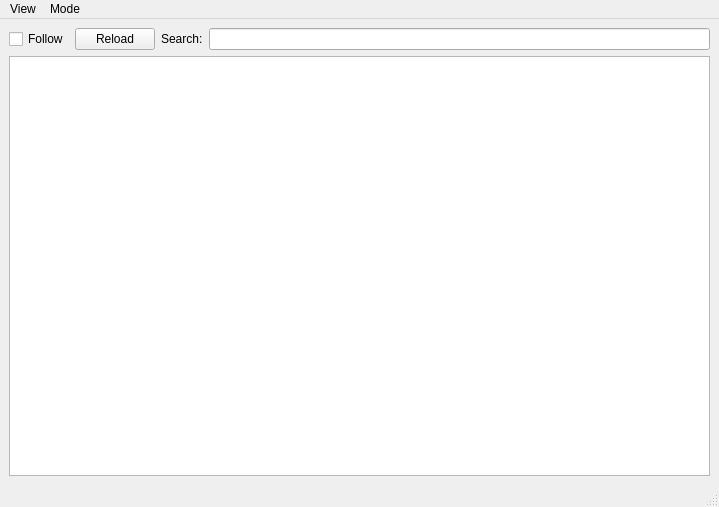
<?xml version="1.0" encoding="UTF-8"?>
<ui version="4.0">
 <class>QtTail</class>
 <widget class="QMainWindow" name="QtTail">
  <property name="geometry">
   <rect>
    <x>0</x>
    <y>0</y>
    <width>719</width>
    <height>507</height>
   </rect>
  </property>
  <property name="windowTitle">
   <string>qtail</string>
  </property>
  <widget class="QWidget" name="centralwidget">
   <layout class="QVBoxLayout" name="verticalLayout">
    <item>
     <layout class="QHBoxLayout" name="horizontalLayout" stretch="0,0,0,0">
      <property name="sizeConstraint">
       <enum>QLayout::SetDefaultConstraint</enum>
      </property>
      <item>
       <widget class="QCheckBox" name="followCheck">
        <property name="text">
         <string>Follow</string>
        </property>
       </widget>
      </item>
      <item>
       <widget class="QPushButton" name="reloadButton">
        <property name="text">
         <string>Reload</string>
        </property>
       </widget>
      </item>
      <item>
       <widget class="QLabel" name="label">
        <property name="text">
         <string>Search:</string>
        </property>
        <property name="buddy">
         <cstring>searchTerm</cstring>
        </property>
       </widget>
      </item>
      <item>
       <widget class="QLineEdit" name="searchTerm">
        <property name="clearButtonEnabled">
         <bool>true</bool>
        </property>
       </widget>
      </item>
     </layout>
    </item>
    <item>
     <widget class="myBrowser" name="textBrowser">
      <property name="sizePolicy">
       <sizepolicy hsizetype="Expanding" vsizetype="Expanding">
        <horstretch>1</horstretch>
        <verstretch>1</verstretch>
       </sizepolicy>
      </property>
      <property name="minimumSize">
       <size>
        <width>100</width>
        <height>100</height>
       </size>
      </property>
      <property name="maximumSize">
       <size>
        <width>16777215</width>
        <height>16777215</height>
       </size>
      </property>
      <property name="sizeAdjustPolicy">
       <enum>QAbstractScrollArea::AdjustToContents</enum>
      </property>
     </widget>
    </item>
   </layout>
  </widget>
  <widget class="QMenuBar" name="menubar">
   <property name="geometry">
    <rect>
     <x>0</x>
     <y>0</y>
     <width>719</width>
     <height>16</height>
    </rect>
   </property>
   <widget class="QMenu" name="menuView">
    <property name="title">
     <string>View</string>
    </property>
    <addaction name="actionAdjust"/>
    <addaction name="actionCount_lines"/>
    <addaction name="actionWrap_lines"/>
    <addaction name="actionFont"/>
   </widget>
   <widget class="QMenu" name="menuMode">
    <property name="title">
     <string>Mode</string>
    </property>
    <addaction name="actionWatch"/>
    <addaction name="actionAutorefresh"/>
   </widget>
   <addaction name="menuView"/>
   <addaction name="menuMode"/>
  </widget>
  <widget class="QStatusBar" name="statusbar"/>
  <action name="actionAdjust">
   <property name="text">
    <string>Adjust</string>
   </property>
   <property name="toolTip">
    <string>Adjust size</string>
   </property>
  </action>
  <action name="actionCount_lines">
   <property name="text">
    <string>Count lines</string>
   </property>
  </action>
  <action name="actionWrap_lines">
   <property name="checkable">
    <bool>true</bool>
   </property>
   <property name="checked">
    <bool>true</bool>
   </property>
   <property name="text">
    <string>Wrap lines</string>
   </property>
  </action>
  <action name="actionFont">
   <property name="text">
    <string>Font</string>
   </property>
  </action>
  <action name="actionWatch">
   <property name="checkable">
    <bool>true</bool>
   </property>
   <property name="text">
    <string>Watch</string>
   </property>
  </action>
  <action name="actionAutorefresh">
   <property name="checkable">
    <bool>true</bool>
   </property>
   <property name="text">
    <string>Autorefresh</string>
   </property>
  </action>
 </widget>
 <customwidgets>
  <customwidget>
   <class>myBrowser</class>
   <extends>QTextBrowser</extends>
   <header>qtailbrowser</header>
   <slots>
    <slot>jumpToEndMaybe(bool)</slot>
    <slot>pickFont()</slot>
   </slots>
  </customwidget>
 </customwidgets>
 <resources/>
 <connections>
  <connection>
   <sender>searchTerm</sender>
   <signal>textChanged(QString)</signal>
   <receiver>QtTail</receiver>
   <slot>simpleFindNew(QString)</slot>
   <hints>
    <hint type="sourcelabel">
     <x>330</x>
     <y>36</y>
    </hint>
    <hint type="destinationlabel">
     <x>299</x>
     <y>19</y>
    </hint>
   </hints>
  </connection>
  <connection>
   <sender>reloadButton</sender>
   <signal>clicked()</signal>
   <receiver>QtTail</receiver>
   <slot>reload()</slot>
   <hints>
    <hint type="sourcelabel">
     <x>99</x>
     <y>33</y>
    </hint>
    <hint type="destinationlabel">
     <x>139</x>
     <y>17</y>
    </hint>
   </hints>
  </connection>
  <connection>
   <sender>searchTerm</sender>
   <signal>returnPressed()</signal>
   <receiver>QtTail</receiver>
   <slot>simpleFind2()</slot>
   <hints>
    <hint type="sourcelabel">
     <x>399</x>
     <y>33</y>
    </hint>
    <hint type="destinationlabel">
     <x>426</x>
     <y>21</y>
    </hint>
   </hints>
  </connection>
  <connection>
   <sender>actionAdjust</sender>
   <signal>triggered()</signal>
   <receiver>QtTail</receiver>
   <slot>actionAdjust()</slot>
   <hints>
    <hint type="sourcelabel">
     <x>-1</x>
     <y>-1</y>
    </hint>
    <hint type="destinationlabel">
     <x>359</x>
     <y>253</y>
    </hint>
   </hints>
  </connection>
  <connection>
   <sender>actionCount_lines</sender>
   <signal>triggered()</signal>
   <receiver>QtTail</receiver>
   <slot>showsize()</slot>
   <hints>
    <hint type="sourcelabel">
     <x>-1</x>
     <y>-1</y>
    </hint>
    <hint type="destinationlabel">
     <x>359</x>
     <y>253</y>
    </hint>
   </hints>
  </connection>
  <connection>
   <sender>actionCount_lines</sender>
   <signal>triggered()</signal>
   <receiver>QtTail</receiver>
   <slot>showsize()</slot>
   <hints>
    <hint type="sourcelabel">
     <x>-1</x>
     <y>-1</y>
    </hint>
    <hint type="destinationlabel">
     <x>359</x>
     <y>253</y>
    </hint>
   </hints>
  </connection>
  <connection>
   <sender>actionWrap_lines</sender>
   <signal>triggered(bool)</signal>
   <receiver>QtTail</receiver>
   <slot>wrapChanged(bool)</slot>
   <hints>
    <hint type="sourcelabel">
     <x>-1</x>
     <y>-1</y>
    </hint>
    <hint type="destinationlabel">
     <x>359</x>
     <y>253</y>
    </hint>
   </hints>
  </connection>
  <connection>
   <sender>followCheck</sender>
   <signal>toggled(bool)</signal>
   <receiver>textBrowser</receiver>
   <slot>jumpToEndMaybe(bool)</slot>
   <hints>
    <hint type="sourcelabel">
     <x>19</x>
     <y>34</y>
    </hint>
    <hint type="destinationlabel">
     <x>26</x>
     <y>65</y>
    </hint>
   </hints>
  </connection>
  <connection>
   <sender>actionFont</sender>
   <signal>triggered()</signal>
   <receiver>textBrowser</receiver>
   <slot>pickFont()</slot>
   <hints>
    <hint type="sourcelabel">
     <x>-1</x>
     <y>-1</y>
    </hint>
    <hint type="destinationlabel">
     <x>359</x>
     <y>265</y>
    </hint>
   </hints>
  </connection>
  <connection>
   <sender>actionAutorefresh</sender>
   <signal>triggered()</signal>
   <receiver>QtTail</receiver>
   <slot>actionAutoRefresh()</slot>
   <hints>
    <hint type="sourcelabel">
     <x>-1</x>
     <y>-1</y>
    </hint>
    <hint type="destinationlabel">
     <x>359</x>
     <y>253</y>
    </hint>
   </hints>
  </connection>
  <connection>
   <sender>actionWatch</sender>
   <signal>triggered()</signal>
   <receiver>QtTail</receiver>
   <slot>setButtonMode()</slot>
   <hints>
    <hint type="sourcelabel">
     <x>-1</x>
     <y>-1</y>
    </hint>
    <hint type="destinationlabel">
     <x>359</x>
     <y>253</y>
    </hint>
   </hints>
  </connection>
 </connections>
 <slots>
  <slot>simpleFind(QString)</slot>
  <slot>readtext()</slot>
  <slot>reload()</slot>
  <slot>wrapChanged(int)</slot>
  <slot>simpleFind2()</slot>
  <slot>actionAdjust()</slot>
  <slot>simpleFindNew(QString)</slot>
  <slot>showsize()</slot>
  <slot>wrapChanged(bool)</slot>
  <slot>setButtonMode()</slot>
  <slot>actionAutoRefresh()</slot>
 </slots>
</ui>
